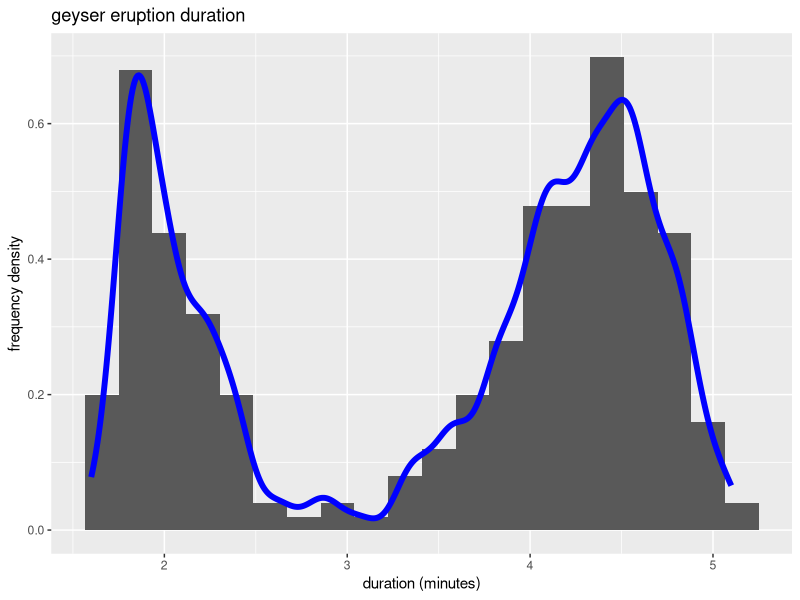
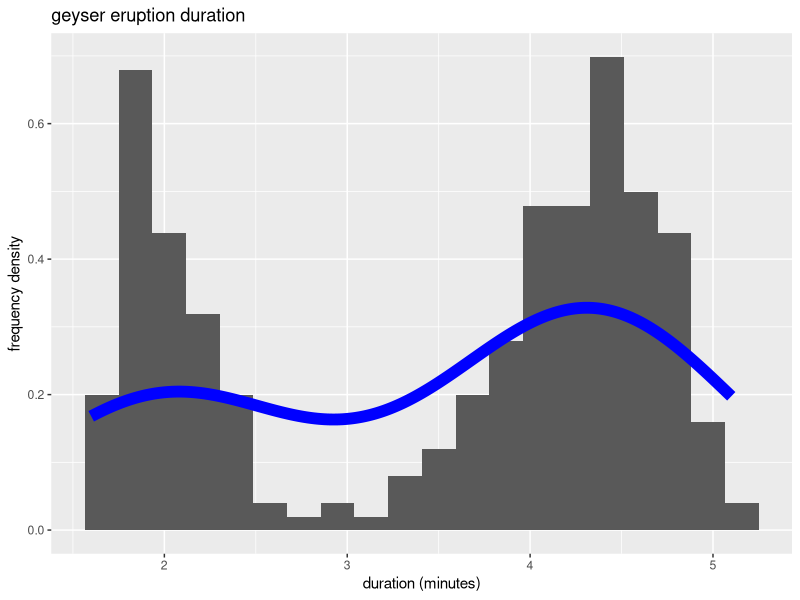
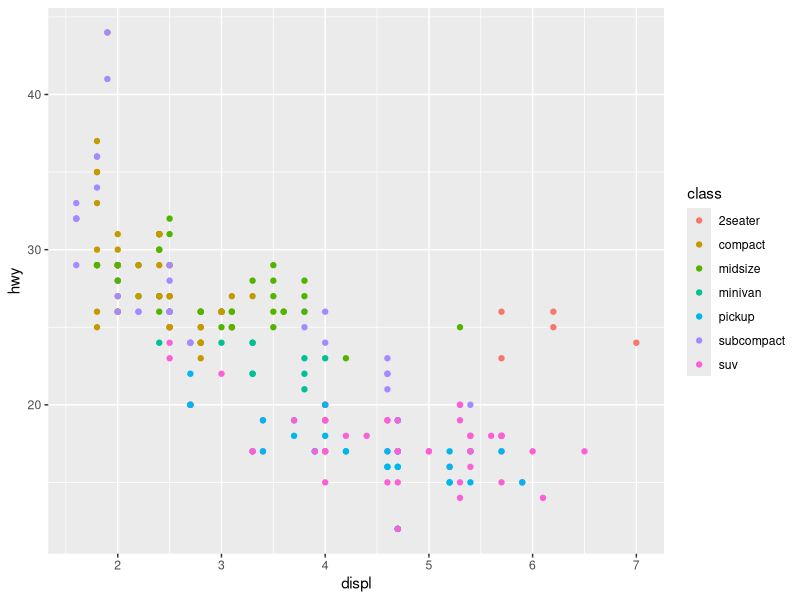

These figures' R source, in order: (Note: this script raises an error after producing the figures.)
## ---- chunk 1
suppressPackageStartupMessages({
  library(dplyr)
  library(ggplot2)
})

faithful %>%
  ggplot(aes(eruptions)) + 
  geom_histogram(aes(y = ..density..),  bins = 20) +
  geom_density(color='blue', size=2, adjust = 0.25) +
  xlab('duration (minutes)') +
  ylab('frequency density') +
  ggtitle('geyser eruption duration')
## ---- chunk 2
faithful %>%
  ggplot(aes(eruptions)) + 
  geom_histogram(aes(y = ..density..),  bins = 20) +
  geom_density(color='blue', size=4, adjust = 2) +
  xlab('duration (minutes)') +
  ylab('frequency density') +
  ggtitle('geyser eruption duration')
## ---- chunk 3
#install.packages("manipulate")
## ---- chunk 4
ggplot(data = mpg, aes(x = displ, y = hwy)) +
    geom_point(aes(color = class))
## ---- chunk 5
ggplot(data = Sam_sThesisData, aes(x = Mussel, y = Oysters)) +
    geom_point(aes(color = Treatment))
## ---- chunk 6
ggplot(data = Sam_sThesisData, aes(x = Mussel, y = Oysters)) +
    geom_point(aes(shape = Treatment))
## ---- chunk 7
ggplot(data = Sam_sThesisData) + 
  geom_point(mapping = aes(x = Mussel, y = Oysters, size = Treatment))
## ---- chunk 8
ggplot(data = Sam_sThesisData, aes(x = Mussel, y = Oysters)) +
    geom_point() +
    facet_wrap(~ Treatment)
